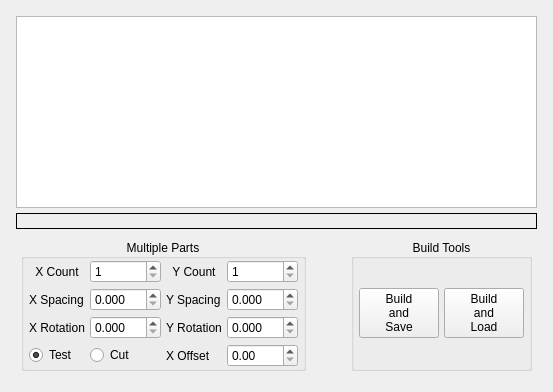
               <widget class="QWidget" name="tab_7">
                <attribute name="title">
                 <string>Parts</string>
                </attribute>
                <layout class="QVBoxLayout" name="verticalLayout_12">
                 <item>
                  <widget class="QWidget" name="verticalWidget" native="true">
                   <layout class="QVBoxLayout" name="verticalLayout_11">
                    <property name="spacing">
                     <number>5</number>
                    </property>
                    <property name="leftMargin">
                     <number>5</number>
                    </property>
                    <property name="topMargin">
                     <number>5</number>
                    </property>
                    <property name="rightMargin">
                     <number>5</number>
                    </property>
                    <property name="bottomMargin">
                     <number>5</number>
                    </property>
                    <item>
                     <widget class="QTreeView" name="subTreeView"/>
                    </item>
                    <item>
                     <widget class="QLabel" name="selectedFileLbl">
                      <property name="frameShape">
                       <enum>QFrame::Box</enum>
                      </property>
                      <property name="text">
                       <string/>
                      </property>
                     </widget>
                    </item>
                    <item>
                     <widget class="QWidget" name="horizontalWidget" native="true">
                      <layout class="QHBoxLayout" name="horizontalLayout_7">
                       <property name="spacing">
                        <number>5</number>
                       </property>
                       <property name="leftMargin">
                        <number>5</number>
                       </property>
                       <property name="topMargin">
                        <number>5</number>
                       </property>
                       <property name="rightMargin">
                        <number>5</number>
                       </property>
                       <property name="bottomMargin">
                        <number>5</number>
                       </property>
                       <item>
                        <widget class="QGroupBox" name="gridGroupBox">
                         <property name="title">
                          <string>Multiple Parts</string>
                         </property>
                         <property name="alignment">
                          <set>Qt::AlignCenter</set>
                         </property>
                         <layout class="QGridLayout" name="gridLayout_7">
                          <property name="leftMargin">
                           <number>5</number>
                          </property>
                          <property name="topMargin">
                           <number>1</number>
                          </property>
                          <property name="rightMargin">
                           <number>5</number>
                          </property>
                          <property name="bottomMargin">
                           <number>1</number>
                          </property>
                          <property name="spacing">
                           <number>5</number>
                          </property>
                          <item row="3" column="0">
                           <widget class="QLabel" name="label_3">
                            <property name="text">
                             <string>X Rotation</string>
                            </property>
                            <property name="alignment">
                             <set>Qt::AlignCenter</set>
                            </property>
                           </widget>
                          </item>
                          <item row="2" column="2">
                           <widget class="QLabel" name="label_5">
                            <property name="text">
                             <string>Y Spacing</string>
                            </property>
                           </widget>
                          </item>
                          <item row="2" column="1">
                           <widget class="QDoubleSpinBox" name="xPartsSpacingSb">
                            <property name="decimals">
                             <number>3</number>
                            </property>
                           </widget>
                          </item>
                          <item row="3" column="1">
                           <widget class="QDoubleSpinBox" name="xPartRotationSb">
                            <property name="decimals">
                             <number>3</number>
                            </property>
                            <property name="maximum">
                             <double>360.000000000000000</double>
                            </property>
                           </widget>
                          </item>
                          <item row="0" column="3">
                           <widget class="QSpinBox" name="yPartsCountSb">
                            <property name="minimum">
                             <number>1</number>
                            </property>
                           </widget>
                          </item>
                          <item row="0" column="2">
                           <widget class="QLabel" name="label_2">
                            <property name="text">
                             <string>Y Count</string>
                            </property>
                            <property name="alignment">
                             <set>Qt::AlignCenter</set>
                            </property>
                           </widget>
                          </item>
                          <item row="2" column="3">
                           <widget class="QDoubleSpinBox" name="yPartsSpacingSb">
                            <property name="decimals">
                             <number>3</number>
                            </property>
                           </widget>
                          </item>
                          <item row="3" column="2">
                           <widget class="QLabel" name="label_6">
                            <property name="text">
                             <string>Y Rotation</string>
                            </property>
                            <property name="alignment">
                             <set>Qt::AlignCenter</set>
                            </property>
                           </widget>
                          </item>
                          <item row="3" column="3">
                           <widget class="QDoubleSpinBox" name="yPartRotationSb">
                            <property name="decimals">
                             <number>3</number>
                            </property>
                            <property name="maximum">
                             <double>360.000000000000000</double>
                            </property>
                           </widget>
                          </item>
                          <item row="0" column="1">
                           <widget class="QSpinBox" name="xPartsCountSb">
                            <property name="minimum">
                             <number>1</number>
                            </property>
                           </widget>
                          </item>
                          <item row="2" column="0">
                           <widget class="QLabel" name="label_4">
                            <property name="text">
                             <string>X Spacing</string>
                            </property>
                           </widget>
                          </item>
                          <item row="0" column="0">
                           <widget class="QLabel" name="label">
                            <property name="text">
                             <string>X Count</string>
                            </property>
                            <property name="alignment">
                             <set>Qt::AlignCenter</set>
                            </property>
                           </widget>
                          </item>
                          <item row="4" column="2">
                           <widget class="QLabel" name="label_7">
                            <property name="text">
                             <string>X Offset</string>
                            </property>
                           </widget>
                          </item>
                          <item row="4" column="3">
                           <widget class="QDoubleSpinBox" name="xEvenOffsetSb"/>
                          </item>
                          <item row="4" column="0">
                           <widget class="QRadioButton" name="partsTestRb">
                            <property name="text">
                             <string>Test</string>
                            </property>
                            <property name="checked">
                             <bool>true</bool>
                            </property>
                            <attribute name="buttonGroup">
                             <string notr="true">partsBtnGrp</string>
                            </attribute>
                           </widget>
                          </item>
                          <item row="4" column="1">
                           <widget class="QRadioButton" name="partsCutRb">
                            <property name="text">
                             <string>Cut</string>
                            </property>
                            <attribute name="buttonGroup">
                             <string notr="true">partsBtnGrp</string>
                            </attribute>
                           </widget>
                          </item>
                         </layout>
                        </widget>
                       </item>
                       <item>
                        <spacer name="horizontalSpacer_5">
                         <property name="orientation">
                          <enum>Qt::Horizontal</enum>
                         </property>
                         <property name="sizeHint" stdset="0">
                          <size>
                           <width>40</width>
                           <height>20</height>
                          </size>
                         </property>
                        </spacer>
                       </item>
                       <item>
                        <widget class="QGroupBox" name="gridGroupBox">
                         <property name="title">
                          <string>Build Tools</string>
                         </property>
                         <property name="alignment">
                          <set>Qt::AlignCenter</set>
                         </property>
                         <layout class="QGridLayout" name="gridLayout_9">
                          <property name="leftMargin">
                           <number>5</number>
                          </property>
                          <property name="rightMargin">
                           <number>5</number>
                          </property>
                          <property name="spacing">
                           <number>5</number>
                          </property>
                          <item row="1" column="1">
                           <widget class="QPushButton" name="partsBuildLoadBtn">
                            <property name="text">
                             <string>Build
and
Load</string>
                            </property>
                           </widget>
                          </item>
                          <item row="1" column="0">
                           <widget class="QPushButton" name="partsBuildSaveBtn">
                            <property name="text">
                             <string>Build
and
Save</string>
                            </property>
                           </widget>
                          </item>
                         </layout>
                        </widget>
                       </item>
                      </layout>
                     </widget>
                    </item>
                   </layout>
                  </widget>
                 </item>
                </layout>
               </widget>
